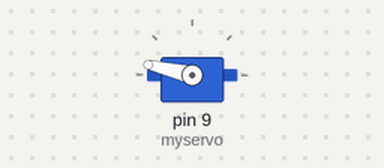
This sketch was run on a simulated Arduino Uno, built with avr-gcc and run on an emulated ATmega328P. On the bench: servo. Stepper angles assume 200 steps per turn.

Above: at 0.05 s.
At 1.65 s:
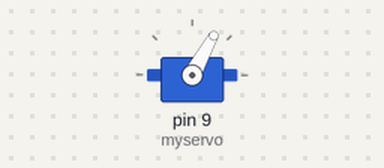
At 3.3 s:
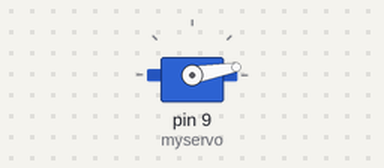
At 6.6 s:
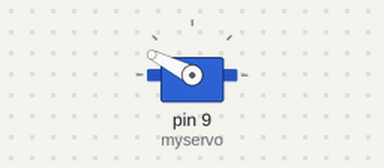
Timing chart, 0 to 11.8 s (numbered marks = the images above):
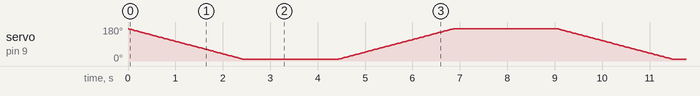

The sketch:

stepper.ino
```cpp
#include <AccelStepper.h>


// Define a stepper motor 1 for arduino
// direction Digital 10 (CW), pulses Digital 8 (CLK)
#include <Servo.h>

Servo myservo;  // create servo object to control a servo
// twelve servo objects can be created on most boards

int pos = 0;    // variable to store the servo position
AccelStepper stepper(1, 8, 10);
void setup()
{
  // Change these to suit your stepper if you want
  stepper.setMaxSpeed(600);//1100
  stepper.setAcceleration(1100);
  myservo.attach(9);  // attaches the servo on pin 11 to the servo object
}

void loop()
{
    ascend(myservo);
    descend(myservo);
    fill(stepper);
    ascend(myservo);
    descend(myservo);
    empty(stepper);
}
void descend(Servo myServo){
  for (pos = 10; pos <= 170; pos += 1) { // goes from 0 degrees to 180 degrees
    // in steps of 1 degree
    myservo.write(pos);              // tell servo to go to position in variable 'pos'
    delay(15);                       // waits 15ms for the servo to reach the position
  }
  delay(2000);
}
void ascend(Servo myServo){
  for (pos = 170; pos >= 10; pos -= 1) { // goes from 180 degrees to 0 degrees
    myservo.write(pos);              // tell servo to go to position in variable 'pos'
    delay(15);                       // waits 15ms for the servo to reach the position
  }
  delay(2000);
}
void fill(AccelStepper myStepper){
  myStepper.moveTo(stepper.currentPosition() + 20);
  while(myStepper.distanceToGo() != 0){
    myStepper.run();
  }
}
void empty(AccelStepper myStepper){
  myStepper.moveTo(stepper.currentPosition() - 100);
  while(myStepper.distanceToGo() != 0){
    myStepper.run();
  }
}
```
